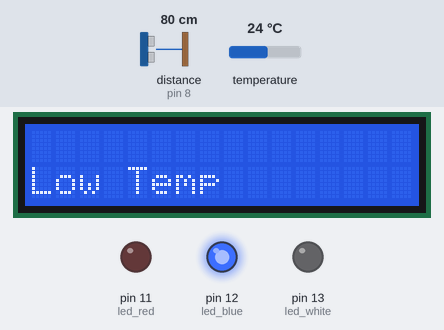
Recording of a sketch running on a simulated Arduino Uno, built with avr-gcc and run on an emulated ATmega328P. Parts: 16×2 character LCD, output pins drawn as LEDs (lit = HIGH). Wiring (inferred from the names in the program): ultrasonic range finder: trigger pin 7; echo pin 8. The inputs (shaded band) are chosen by the test bench; at power-on: temperature 24 °C, distance to the obstacle (sensor on pin 8) 80 cm. The echo pulse lasts 58.3 µs per cm; pins used as bus, display or sensor lines are not drawn; what the sketch prints to the serial monitor is not drawn.

Above: at 1.3 s.
1.4 s: temperature set to 25.8 °C
At 7.0 s:
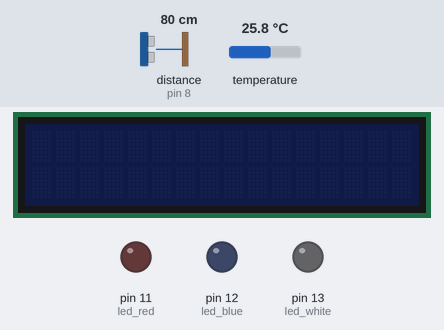
7.3 s: temperature set to 29.6 °C
11.9 s: temperature set to 30.3 °C
At 17.1 s:
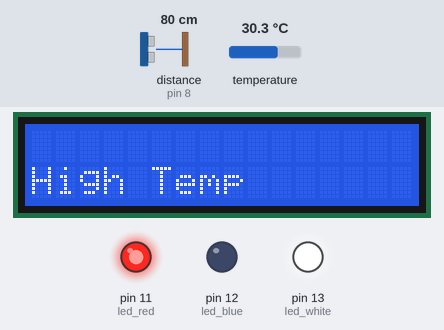
17.4 s: distance to the obstacle (sensor on pin 8) set to 2 cm
At 19.1 s:
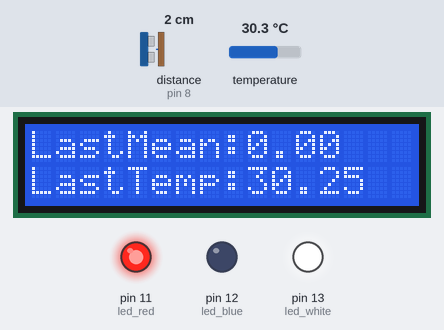
19.4 s: temperature set to 12 °C
At 22.3 s:
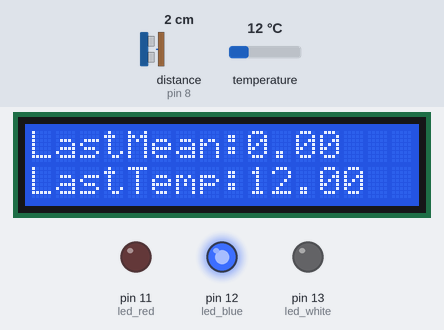
22.6 s: temperature set to 28 °C
At 27.2 s:
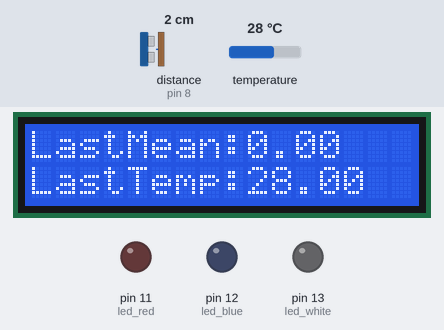
Timing chart, 0 to 28.4 s (numbered marks = the images above; inputs shaded):
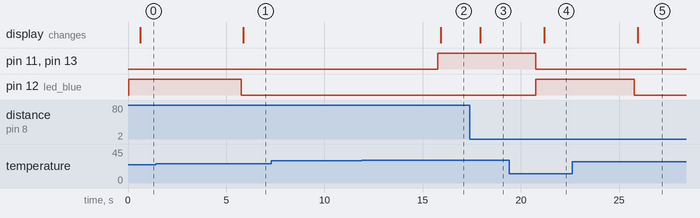

The sketch:

mikroII_8817_8873.ino
```cpp
/********************************************************************/
// First we include the libraries
#include <OneWire.h>
#include <DallasTemperature.h>
#include <LiquidCrystal_I2C.h>
/********************************************************************/
//Temperature
// Data wire is plugged into pin 4 on the Arduino
#define ONE_WIRE_BUS 4
double temps [24] = {0};  // Keeps the 24 temperature measurements during 2 minutes.
int index = 0;  // Index for the temps array.
double meanTempVal = 0;  // The mean value of the 24 temperature measurements of the 2 previous minutes.
double lastTempVal = 0;  // The temperature value that was recorded in the previous 5 seconds.
bool situation = false;  // A flag variable used for checking if it is the first time in series a low or a high temperature has been detected.
int situation2 = 0;  // A flag variable used for checking if someone stops being close to the device.

#define led_red 11  // The red led is connected to the pin 11.
#define led_blue 12  // The blue led is connected to the pin 12.
#define led_white 13  // The white led is connected to the pin 13.

//Timer 1
#define Timer_initVal 3035  // The value, in which timer1 starts counting.
int counter5sec = 0;  // The variable used to count 5 seconds.
int counter2mins = 0;  // The variable used to count 2 minutes.
int counter10sec = 0;  // The variable used to count 10 seconds.
/********************************************************************/
// Setup a oneWire instance to communicate with any OneWire devices
OneWire oneWire(ONE_WIRE_BUS);
/********************************************************************/
// Pass our oneWire reference to Dallas Temperature.
DallasTemperature sensors(&oneWire);
/********************************************************************/
/* LCD display */
LiquidCrystal_I2C lcd(0x27, 16, 2);  // Set the LCD address to 0x27 for a 16 chars and 2 line display.
bool powerLCD = false;  // Flag to power up LCD.

/*proximity*/
#define distanceVal 15  // A constant equal to 15cm, used by the distance sensor.

const int trigPin = 7;  // Triggering pin of the distance sensor.
const int echoPin = 8;  // Echoing pin of the distance sensor.

long duration;  // The duration of the transmission of the sound wave by the distance sensor.
int distance;  // The distance that the sound wave covers.
bool powerLCDProx = false;
double lastMeanVal = 0;

unsigned long lastTimeVal = 0;  // We check proximity every 5 seconds and we measure them by an increasing time interval. This is the smaller value of the time interval.
unsigned long newTimeVal =0;  // This is the bigger value of the time interval.

//  The initialization-setup function.
void setup(void)
{
  // Clearing the global interrupt flag. Interrupts globally disabled.
  cli();

  // Initializing the timer1.
  TCCR1A = 0;
  TCCR1B = 0;
  TCCR1B |= (1<<CS12);  // Set the prescaler to 256.
  TIMSK1 |= (1<<TOIE1);  // Enable timer1 overflow interrupt.
  TCNT1 = Timer_initVal; // Start counting from 3035, until the timer overflows.

  //  Start serial port.
  Serial.begin(9600);

  //  Start up the library.
  sensors.begin();  // Start the DS18B20 temperature sensor.

  //  Setting the pins, which are going to be used in input or output mode.
  pinMode(led_red, OUTPUT);
  pinMode(led_blue, OUTPUT);
  pinMode(led_white, OUTPUT);
  pinMode(trigPin, OUTPUT);
  pinMode(echoPin, INPUT);

  //  Initializing the first temperature corresponding to the first 5 seconds of the first two-minute sampling period.
  temps[index] = sensors.getTempCByIndex(0);
  lastTempVal = sensors.getTempCByIndex(0);

  //  Turn on the appropriate leds, if there is a low or high temperature value in the first 5 seconds of the first two-minute sampling period.
  if(lastTempVal >= 30)
  {
    digitalWrite(led_red, HIGH);
    digitalWrite(led_white, HIGH);
   }else{
    digitalWrite(led_red, LOW);
    digitalWrite(led_white, LOW);
   }
   if(lastTempVal <= 25)
   {
    digitalWrite(led_blue, HIGH);
   }else{
    digitalWrite(led_blue, LOW);
   }

  //  Initializing the LCD Monitor.
  lcd.init();
  lcd.noBacklight();

  //  Setting the global interrupt flag. Interrupts globally enabled.
  sei();
}

//  This is the main function of the program, which is called for execution repeatedly.
void loop(void)
{
 newTimeVal = millis();

 //  Check for proximity every 500 microseconds.
 if (newTimeVal - lastTimeVal >= 500)
 {
  lastTimeVal = newTimeVal;
  checkProx();

  //  Check if two minutes have passed so that the lcd monitor shows the mean temperature.
  if (!powerLCD){

    //  Check if someone has come closer than 15cm to the device.
    if (powerLCDProx)
    {
      LCDWhenClose();
    }else{
      tempLowHigh();
    }
   }
 }
}

//  Check when we have to print to the LCD that a low or a high temperature is recorded.
void tempLowHigh(){

      //  Clear the LCD monitor only if it is the first time in series a low or a high temperature has been detected. If the temperature continues to be low or high, do not clear it.
      if (situation == false)
      {
        lcd.clear();
      }

      //  Clear the LCD monitor at the moment when someone stops being close to the device.
      if (situation2 == 1)
      {
        lcd.clear();
      }

      //  If a low or a high temperature is detected, print it in the down line of the LCD monitor.
      lcd.setCursor(0, 1);

      //  Check if a low or a high temperature was previously recorded.
      if(lastTempVal >= 30)
      {
        lcd.backlight();
        lcd.print("High Temp");

        //  Give these values in these flag variables, so that the LCD will not be cleared for second time in a row. Avoid the LCD flickering.
        situation = true;
        situation2 = 2;
      }else if(lastTempVal <= 25){
        lcd.backlight();
        lcd.print("Low Temp");

        //  Give these values in these flag variables, so that the LCD will not be cleared for second time in a row. Avoid the LCD flickering.
        situation = true;
        situation2 = 2;
      }else{
        lcd.clear();  //  Clears the LCD screen and positions the cursor in the upper-left corner.
        lcd.noBacklight();
        situation = false;
      }
}

//  Print what is necessary in the LCD screen, if someone has been closer than 15cm to the device.
void LCDWhenClose()
{
  lcd.backlight();  //  Activate the backlight of the LCD screen.
  lcd.setCursor(0, 0);  //  Position the cursor in the upper-left corner.

  lcd.print("LastMean:");  //  Print the last mean temperature.
  lcd.print(lastMeanVal);

  lcd.setCursor(0, 1);  //  Position the cursor in the down-left corner.

  lcd.print("LastTemp:");  //  Print the last temperature recorded.
  lcd.print(lastTempVal);
}

//  Check if someone is closer than 15cm to the device.
void checkProx()
{
  digitalWrite(trigPin, LOW);
  delayMicroseconds(2);  //  This small delay will not affect the code negatively. (even the timer1 changes its value every 16 microseconds)

  //  Set the trigPin on HIGH state for 10 microseconds.
  digitalWrite(trigPin, HIGH);
  delayMicroseconds(10);
  digitalWrite(trigPin, LOW);

  //  Read the echoPin, return the sound wave travel time in microseconds.
  duration = pulseIn(echoPin, HIGH);

  //  Calculate the distance.
  distance= duration*0.034/2;

  //  Check if someone stops being close to the device. Activate this virtual situation.
  if ((distance > distanceVal) && (situation2 == 0))
  {
    situation2 = 1;
  }

  //  Check if someone is close to the device. Activate this virtual situation.
  if (distance < distanceVal)
  {
    powerLCDProx = true;
    situation2 = 0;
  }else {
    powerLCDProx = false;
  }
}

//  Print what is necessary in the LCD screen after two minutes have passed.
void LCDafter2mins(double meanTempVal, double lastTempVal)
{
  lcd.backlight();  //  Activate the backlight of the LCD screen.
  lcd.clear();  //  Clear the LCD screen and position the cursor in the upper-left corner.
  lcd.setCursor(0, 0);

  lcd.print("Mean Temp:");  //  Print the mean temperature of the previous 2 seconds.
  lcd.print(meanTempVal);

  lcd.setCursor(0, 1);  //  Position the cursor in the down left corner.

  //  Check if the previous temperature value is high or low and if so, print it.
  if(lastTempVal >= 30)
  {
    lcd.print("High Temp");
  }else if(lastTempVal <= 25){
    lcd.print("Low Temp");
  }
}

//  The interrupt service routine of the timer1, in case of overflow.
ISR(TIMER1_OVF_vect)
{
  //  Reinitialize the counter in the value of 3036.
  TCNT1 = 3036;

  //  Increase the counter of 5 and 120 seconds by one, because one second has passed.
  counter5sec++;
  counter2mins++;

  //  If two minutes have passed, count 10 seconds.
  if(powerLCD) counter10sec++;

  //  Check if 5 seconds have passed.
  if (counter5sec == 5)
  {
    //  Reinitialize the counter of the 5 seconds.
    counter5sec = 0;

    //  Request for the current temperature being recorded by the sensor and save it.
    sensors.requestTemperatures();
    temps[index] = sensors.getTempCByIndex(0);
    lastTempVal = temps[index];

    Serial.println(temps[index]);

    //  Increase the temps array index.
    index++;

    //  Turn on the appropriate leds, if a low or a high temperature has been detected.
    if(lastTempVal >= 30)
    {
      digitalWrite(led_red, HIGH);
      digitalWrite(led_white, HIGH);
    }else{
      digitalWrite(led_red, LOW);
      digitalWrite(led_white, LOW);
    }
    if(lastTempVal <= 25)
    {
      digitalWrite(led_blue, HIGH);
    }else{
      digitalWrite(led_blue, LOW);
    }
  }

  //  Check if two minutes have passed.
  if (counter2mins == 120)
  {
    //  Reinitialize the counter of the two minutes, as well as the index of the temps array.
    counter2mins = 0;
    index = 0;

    //  Enable the LCD to print what is necessary after two minutes have passed.
    powerLCD = true;

    //  Find the mean temperature value of the previous 2 minutes.
    for (int i=0 ; i<24; i++)
    {
      meanTempVal = meanTempVal + temps[i]/24;
    }

    //  Reinitialize the temps array, so that it is used for the next two minutes.
    temps[24] = {0};

    //  Make the LCD print what is necessary, after two minutes have passed.
    LCDafter2mins(meanTempVal, lastTempVal);

    //  Save the last mean temperature value recorded.
    lastMeanVal = meanTempVal;

    //  Reinitialize the mean temperature value for the next 2 minutes.
    meanTempVal =0;
  }

  //  Check if the 10 critical seconds after a two-minute time period have passed.
  if(counter10sec == 10 )
  {
    counter10sec = 0;
    lcd.noBacklight();
    lcd.clear();
    powerLCD = false;
  }
}
```

Measured:
- the behaviour switches between 25 and 25.1 °C on temperature (found by bisection; images 0 and 1)
- the behaviour switches between 29.9 and 30 °C on temperature (found by bisection; images 1 and 2)
- after the input at 1.4 s, pin 12 (led_blue): HIGH → LOW after 4.4 s; the display: changes after 4.5 s (image 1)
- after the input at 7.3 s, every drawn part: stays the same
- after the input at 11.9 s, pin 11 (led_red), pin 13 (led_white): LOW → HIGH after 3.9 s; the display: changes after 4.0 s (image 2)
- after the input at 17.4 s, the display: changes after 0.52 s (image 3)
- after the input at 19.4 s, pin 11 (led_red), pin 13 (led_white): HIGH → LOW after 1.4 s; pin 12 (led_blue): LOW → HIGH after 1.4 s; the display: changes after 1.8 s (image 4)
- after the input at 22.6 s, pin 12 (led_blue): HIGH → LOW after 3.2 s; the display: changes after 3.3 s (image 5)
